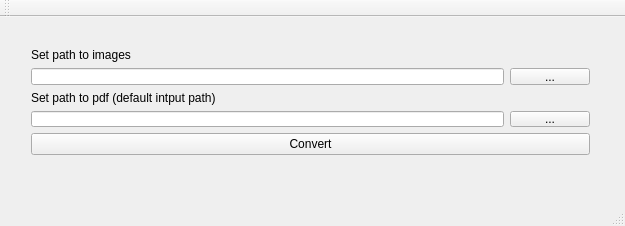
<?xml version="1.0" encoding="UTF-8"?>
<ui version="4.0">
 <class>MainWindow</class>
 <widget class="QMainWindow" name="MainWindow">
  <property name="geometry">
   <rect>
    <x>0</x>
    <y>0</y>
    <width>625</width>
    <height>226</height>
   </rect>
  </property>
  <property name="windowTitle">
   <string>ImagesToPdf Conventer</string>
  </property>
  <property name="iconSize">
   <size>
    <width>90</width>
    <height>79</height>
   </size>
  </property>
  <widget class="QWidget" name="centralWidget">
   <widget class="QWidget" name="layoutWidget">
    <property name="geometry">
     <rect>
      <x>20</x>
      <y>20</y>
      <width>581</width>
      <height>129</height>
     </rect>
    </property>
    <layout class="QVBoxLayout" name="verticalLayout_3">
     <item>
      <layout class="QVBoxLayout" name="verticalLayout">
       <item>
        <widget class="QLabel" name="inputLabel">
         <property name="text">
          <string>Set path to images</string>
         </property>
        </widget>
       </item>
       <item>
        <layout class="QHBoxLayout" name="horizontalLayout">
         <item>
          <widget class="QLineEdit" name="editPathInput"/>
         </item>
         <item>
          <widget class="QPushButton" name="btnSelectPathInput">
           <property name="text">
            <string>...</string>
           </property>
          </widget>
         </item>
        </layout>
       </item>
      </layout>
     </item>
     <item>
      <layout class="QVBoxLayout" name="verticalLayout_2">
       <item>
        <widget class="QLabel" name="outputLabel">
         <property name="text">
          <string>Set path to pdf (default intput path)</string>
         </property>
        </widget>
       </item>
       <item>
        <layout class="QHBoxLayout" name="horizontalLayout_2">
         <item>
          <widget class="QLineEdit" name="editPathOutput"/>
         </item>
         <item>
          <widget class="QPushButton" name="btnSelectPathOutput">
           <property name="text">
            <string>...</string>
           </property>
          </widget>
         </item>
        </layout>
       </item>
      </layout>
     </item>
     <item>
      <widget class="QPushButton" name="btnConvert">
       <property name="text">
        <string>Convert</string>
       </property>
      </widget>
     </item>
    </layout>
   </widget>
  </widget>
  <widget class="QMenuBar" name="menuBar">
   <property name="geometry">
    <rect>
     <x>0</x>
     <y>0</y>
     <width>625</width>
     <height>21</height>
    </rect>
   </property>
  </widget>
  <widget class="QToolBar" name="mainToolBar">
   <attribute name="toolBarArea">
    <enum>TopToolBarArea</enum>
   </attribute>
   <attribute name="toolBarBreak">
    <bool>false</bool>
   </attribute>
  </widget>
  <widget class="QStatusBar" name="statusBar"/>
 </widget>
 <layoutdefault spacing="6" margin="11"/>
 <resources/>
 <connections/>
</ui>
